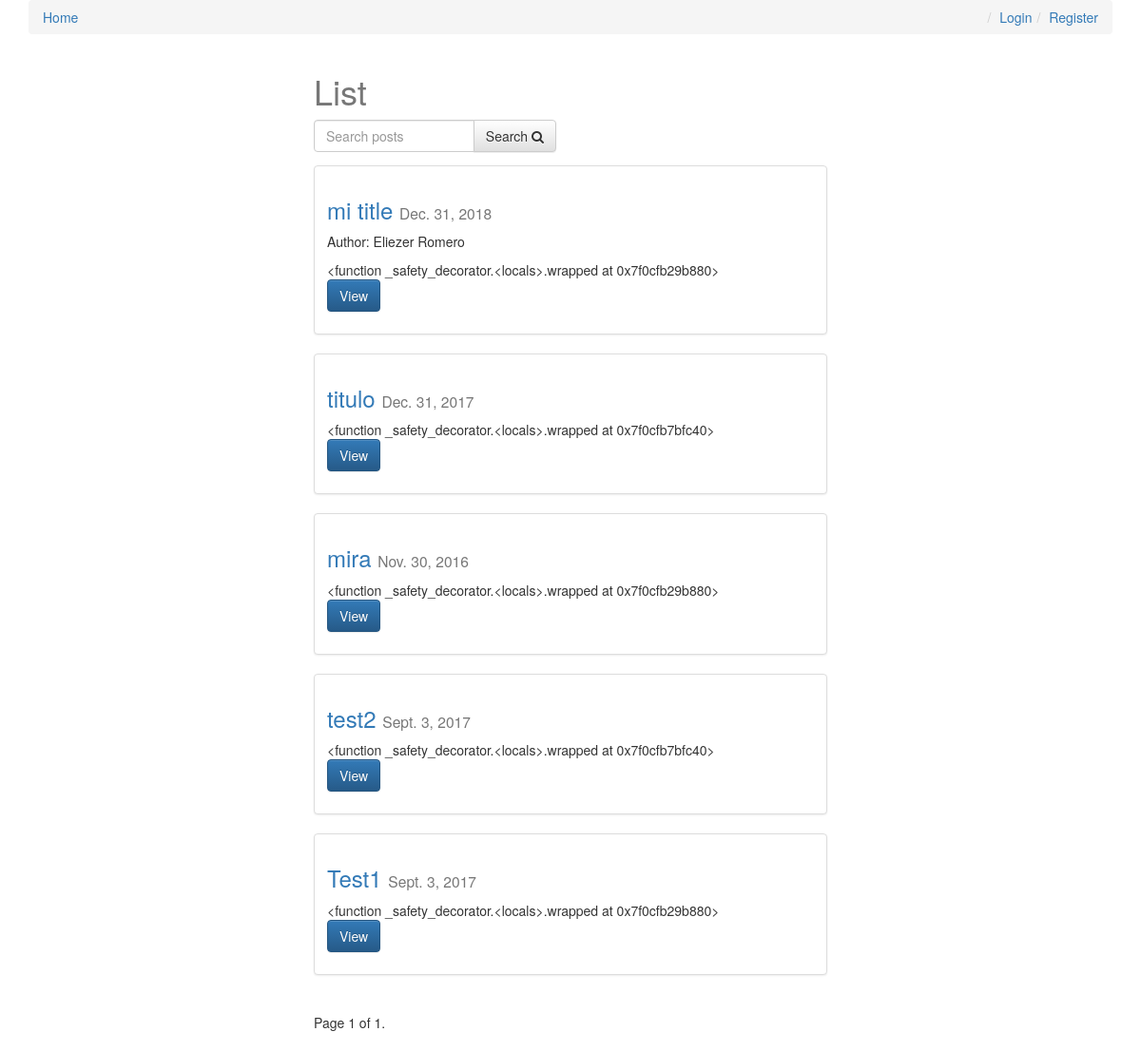
The page / on the database its author committed.
### posts/models.py (models this page shows, shortened)
class Post(models.Model):
    user = models.ForeignKey(settings.AUTH_USER_MODEL, default=1)
    title = models.CharField(max_length=120)
    slug = models.SlugField(unique=True)
    image = models.ImageField(upload_to=upload_location,
            null=True,
            blank=True,
            width_field="width_field",
            height_field="height_field")
    height_field = models.IntegerField(default=0)
    width_field = models.IntegerField(default=0)
    content = models.TextField()
    draft = models.BooleanField(default=False)
    publish = models.DateField(auto_now=False, auto_now_add=False)
    read_time =  models.IntegerField(default=0) # models.TimeField(null=True, blank=True) #assume minutes
    updated = models.DateTimeField(auto_now=True, auto_now_add=False)
    timestamp = models.DateTimeField(auto_now=False, auto_now_add=True)
    objects = PostManager()
    def get_absolute_url(self):
        return reverse("posts:detail", kwargs={"slug": self.slug})
    class Meta:
        ordering = ["-timestamp", "-updated"]
    def get_markdown(self):
        content = self.content
        markdown_text = markdown(content)
        return mark_safe(markdown_text)

### posts/views.py (the view, shortened to what this page needs)
# urls.py: url(r'^$', post_list, name='list'),
def post_list(request):
	today = timezone.now().date()
	queryset_list = Post.objects.active() #.order_by("-timestamp")
	if request.user.is_staff or request.user.is_superuser:
		queryset_list = Post.objects.all()
	query = request.GET.get("q")
	paginator = Paginator(queryset_list, 8) # Show 25 contacts per page
	page_request_var = "page"
	page = request.GET.get(page_request_var)
	try:
		queryset = paginator.page(page)
	except PageNotAnInteger:
		queryset = paginator.page(1)
	except EmptyPage:
		queryset = paginator.page(paginator.num_pages)
	context = {
		"object_list": queryset,
		"title": "List",
		"page_request_var": page_request_var,
		"today": today,
	}
	return render(request, "post_list.html", context)

### posts/models.py (called while the page is built)
    def active(self, *args, **kwargs):
        return super(PostManager, self).filter(draft=False).filter(publish__lte=timezone.now())

### templates/post_list.html (shortened to what this page needs)
{% extends "base.html" %}
{% block content %}
<div class='col-sm-6 col-sm-offset-3'>
    <h1>{{ title }}</h1>
<form method='GET' action='' class='row'>
        <div class='col-sm-6'>
            <div class='input-group'>
                <input class='form-control' type='text' name='q' placeholder='Search posts' value='{{ request.GET.q }}'/>
                <span class='input-group-btn'>
                    <button class='btn btn-default' type='submit'>Search <i class="fa fa-search"></i></button>
                </span>
            </div>
        </div>
</form>
{% for obj in object_list %}
<div class="row">
  <div class="col-sm-12">
    <div class="thumbnail">
      <div class="caption post-detail-item">
        <h3><a href='{{ obj.get_absolute_url }}'>{{ obj.title }}</a> <small>{{ obj.publish }}</small></h3>
        {% if obj.user.get_full_name %}<p>Author: {{ obj.user.get_full_name }}</p>{% endif %}
        {{ obj.get_markdown|truncatechars_html:120 }}
        <p><a href="{{ obj.get_absolute_url }}" class="btn btn-primary" role="button">View</a></p>
      </div>
    </div>
  </div>
</div>
{% endfor %}
<div class="pagination">
    <span class="step-links">
        <span class="current">
            Page {{ object_list.number }} of {{ object_list.paginator.num_pages }}.
        </span>
    </span>
</div>
</div>
{% endblock content %}

### static/css/base.css (style rules this page uses)
h1 { color: #777777; }

### rows shown on the page
Post: title "mi title", publish "Dec. 31, 2018", user.get_full_name "Eliezer Romero", get_markdown "<function _safety_decorator.<locals>.wrapped at 0x7f0cfb29b880>"
Post: title "titulo", publish "Dec. 31, 2017", get_markdown "<function _safety_decorator.<locals>.wrapped at 0x7f0cfb7bfc40>"
Post: title "mira", publish "Nov. 30, 2016", get_markdown "<function _safety_decorator.<locals>.wrapped at 0x7f0cfb29b880>"
Post: title "test2", publish "Sept. 3, 2017", get_markdown "<function _safety_decorator.<locals>.wrapped at 0x7f0cfb7bfc40>"
Post: title "Test1", publish "Sept. 3, 2017", get_markdown "<function _safety_decorator.<locals>.wrapped at 0x7f0cfb29b880>"

### other values the page prints
{{ title }} "List"
{{ object_list.number }} "1"
{{ object_list.paginator.num_pages }} "1"
